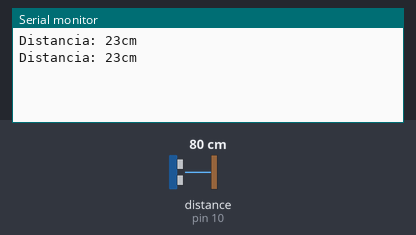
Bench run of a sketch on a simulated Arduino Uno, built with avr-gcc and run on an emulated ATmega328P. Shown: the last lines printed to the serial monitor. The inputs (shaded band) are chosen by the test bench; at power-on: distance to the obstacle (sensor on pin 10) 80 cm. The echo pulse lasts 58.3 µs per cm.

Above: at 6.9 s.
7.0 s: distance to the obstacle (sensor on pin 10) set to 2 cm
At 10.3 s:
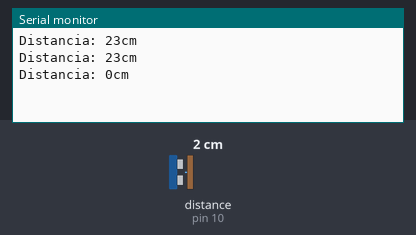
11.6 s: distance to the obstacle (sensor on pin 10) set to 4 cm
At 13.3 s:
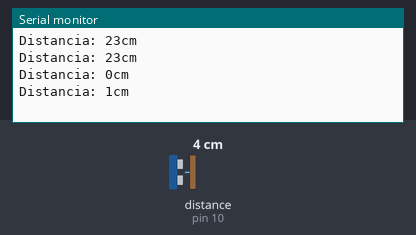
Timing chart, 0 to 14.8 s (numbered marks = the images above; inputs shaded):
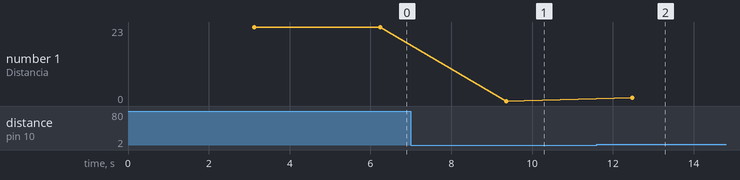

Measured:
- after the input at 7.0 s, the serial monitor: prints a new line after 2.4 s (image 1)
- after the input at 11.6 s, the serial monitor: prints a new line after 0.88 s (image 2)
- plotted number 1: 23 → 0 after the input at 7.0 s, 0 → 1 after the input at 11.6 s

The sketch:

sensor.ino
```cpp
#include <NewPing.h>

/*Aqui se configuran los pines donde debemos conectar el sensor*/
#define TRIGGER_PIN  9
#define ECHO_PIN     10
#define MAX_DISTANCE 200

/*Crear el objeto de la clase NewPing*/
NewPing sonar(TRIGGER_PIN, ECHO_PIN, MAX_DISTANCE);

void setup() {
  Serial.begin(9600);
}

void loop() {
  // Esperar 1 segundo entre mediciones
  delay(3000);
  // Obtener medicion de tiempo de viaje del sonido y guardar en variable uS
  int uS = sonar.ping_median();
  // Imprimir la distancia medida a la consola serial
  Serial.print("Distancia: ");
  // Calcular la distancia con base en una constante
  Serial.print(uS/MAX_DISTANCE);
  Serial.println("cm");
}
```
